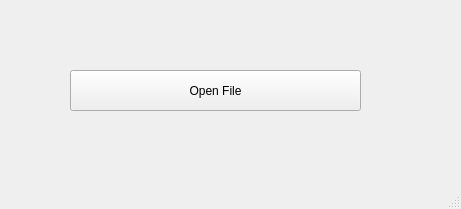
<?xml version="1.0" encoding="UTF-8"?>
<ui version="4.0">
 <class>MainWindow</class>
 <widget class="QMainWindow" name="MainWindow">
  <property name="geometry">
   <rect>
    <x>0</x>
    <y>0</y>
    <width>461</width>
    <height>209</height>
   </rect>
  </property>
  <property name="windowTitle">
   <string>MainWindow</string>
  </property>
  <widget class="QWidget" name="centralwidget">
   <widget class="QPushButton" name="pushButton">
    <property name="geometry">
     <rect>
      <x>70</x>
      <y>70</y>
      <width>291</width>
      <height>41</height>
     </rect>
    </property>
    <property name="text">
     <string>Open File</string>
    </property>
   </widget>
  </widget>
  <widget class="QStatusBar" name="statusbar"/>
 </widget>
 <resources/>
 <connections>
  <connection>
   <sender>pushButton</sender>
   <signal>clicked()</signal>
   <receiver>MainWindow</receiver>
   <slot>mybutton_clicked()</slot>
   <hints>
    <hint type="sourcelabel">
     <x>215</x>
     <y>90</y>
    </hint>
    <hint type="destinationlabel">
     <x>230</x>
     <y>104</y>
    </hint>
   </hints>
  </connection>
 </connections>
 <slots>
  <slot>mybutton_clicked()</slot>
 </slots>
</ui>
